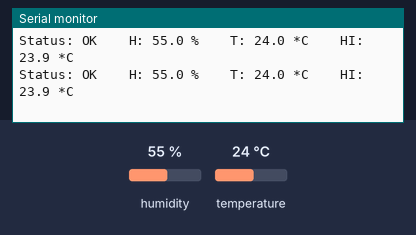
This sketch was run on a simulated Arduino Uno, built with avr-gcc and run on an emulated ATmega328P. Shown: the last lines printed to the serial monitor. The inputs (shaded band) are chosen by the test bench; at power-on: humidity 55 %, temperature 24 °C.

Above: at 4.8 s.
4.9 s: humidity set to 22 %
At 7.3 s:
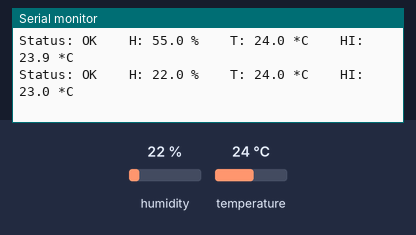
7.9 s: temperature set to 12 °C
At 9.2 s:
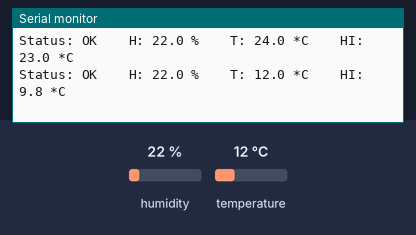
10.9 s: humidity set to 40 %
At 13.1 s:
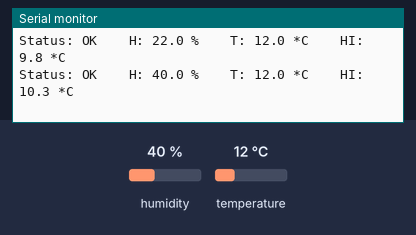
Timing chart, 0 to 14.6 s (numbered marks = the images above; inputs shaded):
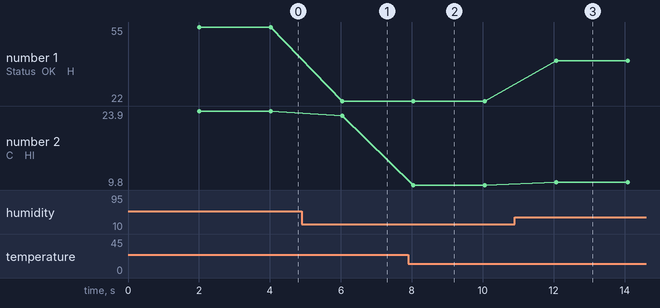

Measured:
- after the input at 4.9 s, the serial monitor: prints a new line after 1.1 s (image 1)
- after the input at 7.9 s, the serial monitor: prints a new line after 0.15 s (image 2)
- after the input at 10.9 s, the serial monitor: prints a new line after 1.2 s (image 3)
- plotted number 1: 55 → 22 after the input at 4.9 s, 22 → 40 after the input at 10.9 s
- plotted number 2: 23.9 → 23 after the input at 4.9 s, 23 → 9.8 after the input at 7.9 s, 9.8 → 10.3 after the input at 10.9 s

The sketch:

ESP_DHT_test.ino
```cpp
#include "DHTesp.h"

DHTesp dht;

void setup() {
  Serial.begin(115200);
  dht.setup(2);
}

void loop() {
  delay(dht.getMinimumSamplingPeriod());

  float humidity = dht.getHumidity();
  float temperature = dht.getTemperature();

  Serial.print("Status: ");
  Serial.print(dht.getStatusString());
  Serial.print("\t\t");
  Serial.print("H: ");
  Serial.print(humidity, 1);
  Serial.print(" %");
  Serial.print("\t\t");
  Serial.print("T: ");
  Serial.print(temperature, 1);
  Serial.print(" *C");
  Serial.print("\t\t");
  Serial.print("HI: ");
  Serial.print(dht.computeHeatIndex(temperature, humidity, false), 1);
  Serial.println(" *C");
}
```
